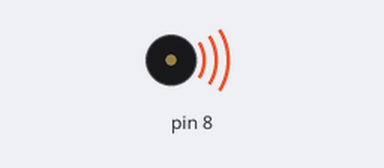
The sketch below on a simulated Arduino Uno, built with avr-gcc and run on an emulated ATmega328P. Parts: buzzer (waves = sounding).

Above: at 0.05 s.
At 2.65 s:
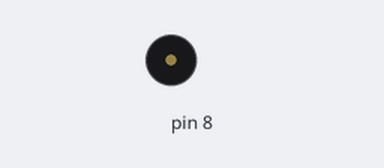
Timing chart, 0 to 3.0 s (numbered marks = the images above):
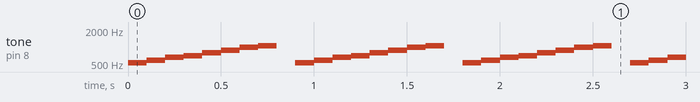

The sketch:

passive_buzzer.ino
```cpp
//www.elegoo.com
//2016.12.08

#include "pitches.h"

// notes in the melody:
int melody[] = {
  NOTE_C5, NOTE_D5, NOTE_E5, NOTE_F5, NOTE_G5, NOTE_A5, NOTE_B5, NOTE_C6};
int duration = 100;  // this controls the length of the tone in ms

void setup() {

}

void loop() {
  for (int thisNote = 0; thisNote < 8; thisNote++) {
    // pin8 output the voice, every scale is 0.5 sencond
    tone(8, melody[thisNote], duration);

    // Output the voice after several minutes
    delay(100); // this is the time between each tone, smaller = faster, more combined sound
  }

  // restart after two seconds
  delay(100); // this delay controls the time between each run of the program (after all beeps/tones)
}
```

Measured:
- by itself, tone on pin 8: repeats every 0.90 s: 587 Hz 0.10 s, 659 Hz 0.10 s, 698 Hz 0.10 s, 784 Hz 0.10 s, 880 Hz 0.10 s, 988 Hz 0.10 s, 1047 Hz 0.10 s, silent 0.10 s, 523 Hz 0.10 s
